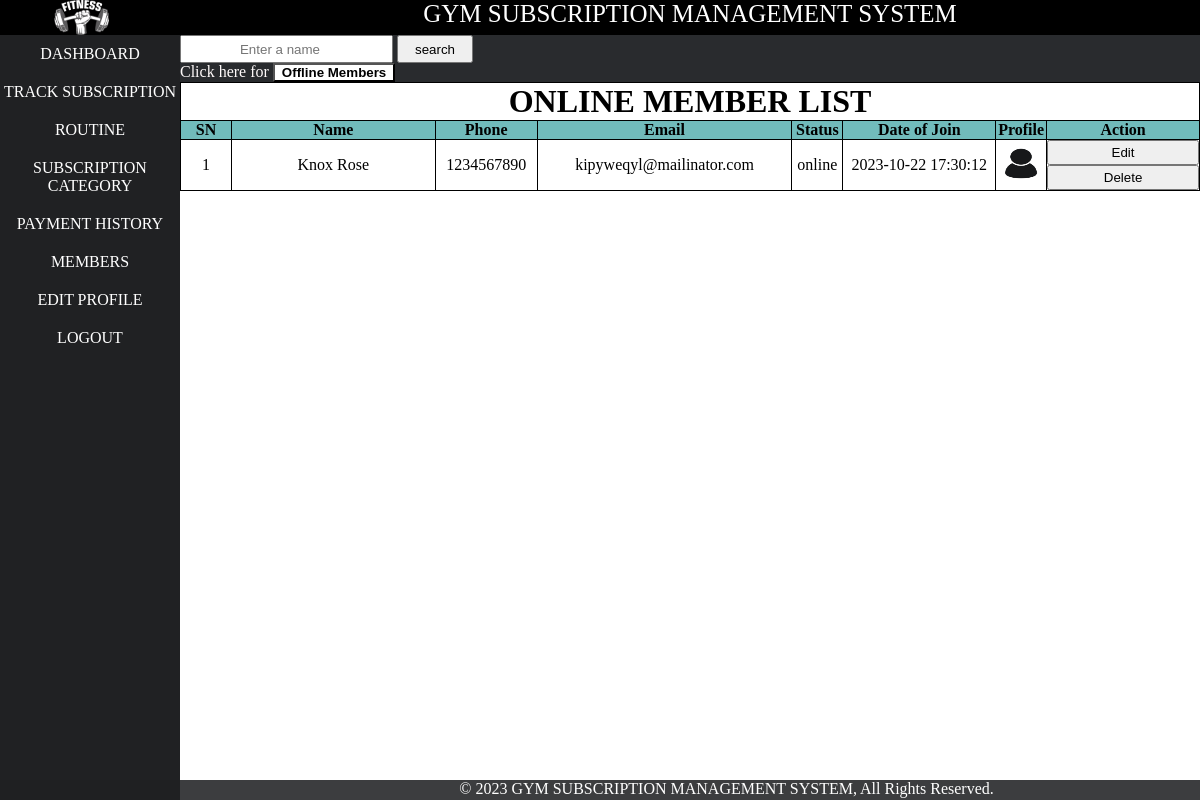
The page /admin/memberlist.php (signed in) on the database as committed earlier.
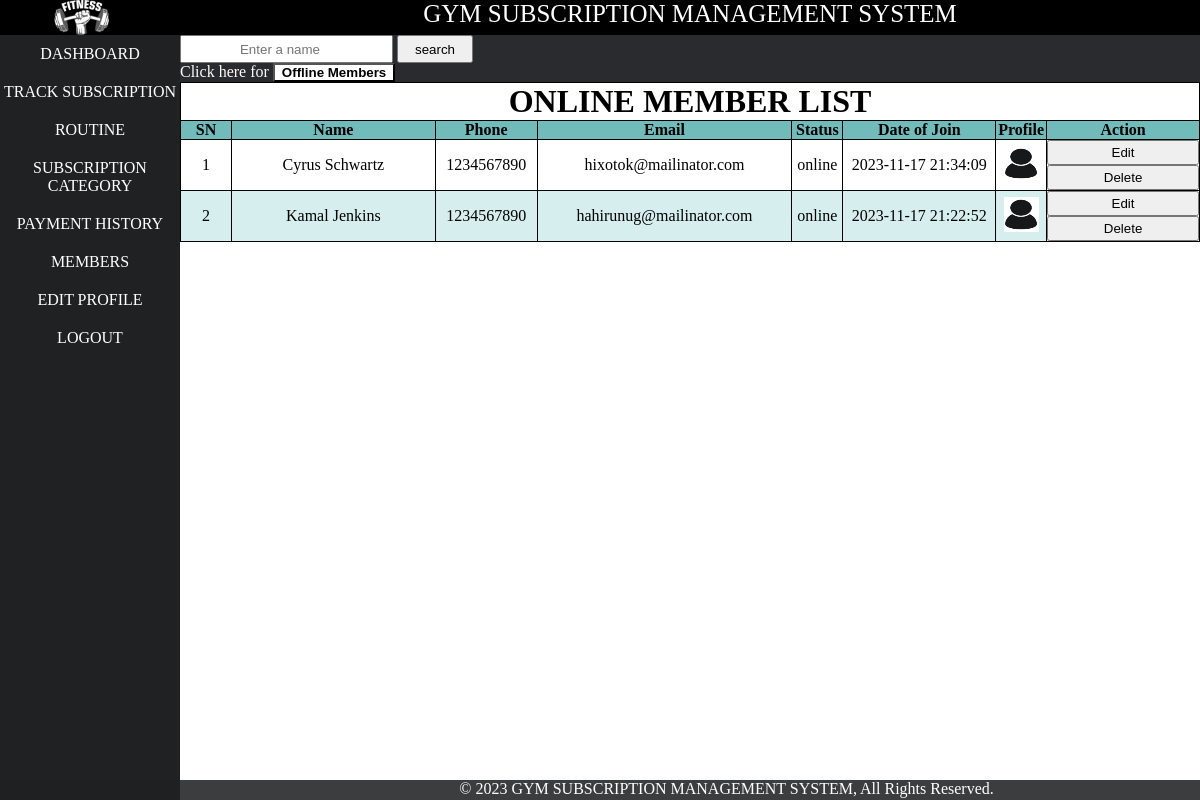
The same page on the database as committed later.
### tables this page shows
CREATE TABLE `member` (
  `mid` int(11) NOT NULL,
  `name` varchar(21) NOT NULL,
  `phone` bigint(10) NOT NULL,
  `email` varchar(31) NOT NULL,
  `password` varchar(255) NOT NULL,
  `status` varchar(500) NOT NULL DEFAULT 'offline',
  `date` datetime NOT NULL DEFAULT current_timestamp(),
  `image` varchar(1100) DEFAULT 'defaultuser.jpg',
  `m_otp` varchar(225) NOT NULL,
  `m_opt_expire_time` datetime NOT NULL
);

### admin/memberlist.php (the view, shortened to what this page needs)
<?php
include('layout/header.php');
include('layout/left.php');
?>
<div id="right">
    <link rel="stylesheet" href="../css/tableDecorate.css">
    <form action="search.php" method="post">
        <input type="search" name="text_search" id="" class="centermember_botton" placeholder="Enter a name" value="">
        <input type="submit" name="search" id="" value="search" class="centermember_botton">
    </form>
    Click here for <button style="background-color: white;"><a href="memberlist_offline.php"
            style="color: black; padding:7px;"><strong>Offline Members</strong> </a></button>
    <div class="table_class">
        <table class="membership">
            <tr>
                <td colspan="8">
                    <h1 class="center">ONLINE MEMBER LIST</h1>
                </td>
            </tr>
            <tr>
                <th width=5%>SN</th>
                <th width=20%>Name</th>
                <th width=10%>Phone</th>
                <th width=25%>Email</th>
                <th width=5%>Status</th>
                <th width=15%>Date of Join</th>
                <th width=5%>Profile</th>
                <th width=15%>Action</th>
            </tr>
            <?php
            $conn = new mysqli("localhost", "root", "", "gsms");
            $sql = "SELECT * FROM member WHERE status = 'online' ORDER BY name ASC";
            $result = $conn->query($sql);
            $i = 0;
            while ($row = $result->fetch_assoc()) {
                $i++;
                $id = $row["mid"];
                $name = $row["name"];
                $date = $row["date"];
                $phone = $row["phone"];
                $email = $row["email"];
                $image = $row["image"];
                $status = $row["status"];
                echo "<tr>
                        <td>$i</td>
                        <td>$name</td>
                        <td>$phone</td>
                        <td>$email</td>
                        <td>$status</td>
                        <td>$date</td>
                        <td><img src='../img/$image'  id='img_id'></td>
                        <td class='h-center'>
                        <form action='edit_member_list.php' method='get' target= blank >
                        <input type='hidden' value='$id' name='member_id' />
                        <input type='submit' name='edit_member' value='Edit' class='edit_delete_green'>
                    </form>
                            <form action='memberlist.php' method='get'>
                                <input type='hidden' value='$id' name='member_id' />
                                <input type='submit' name='delete_member' value='Delete' class='edit_delete_red'>
                            </form>
                        </td>
                    </tr>";
            }
            ?>
        </table>
    </div>
</div>
<?php
include('layout/footer.php');
?>

Rows that differ between the two databases and show on the page:
removed member: name "Knox Rose", phone "1234567890", email "kipyweqyl@mailinator.com", status "online", date "2023-10-22 17:30:12", image (placeholder picture)
added member: name "Cyrus Schwartz", phone "1234567890", email "hixotok@mailinator.com", status "online", date "2023-11-17 21:34:09", image (placeholder picture)
added member: name "Kamal Jenkins", phone "1234567890", email "hahirunug@mailinator.com", status "online", date "2023-11-17 21:22:52", image (placeholder picture)
